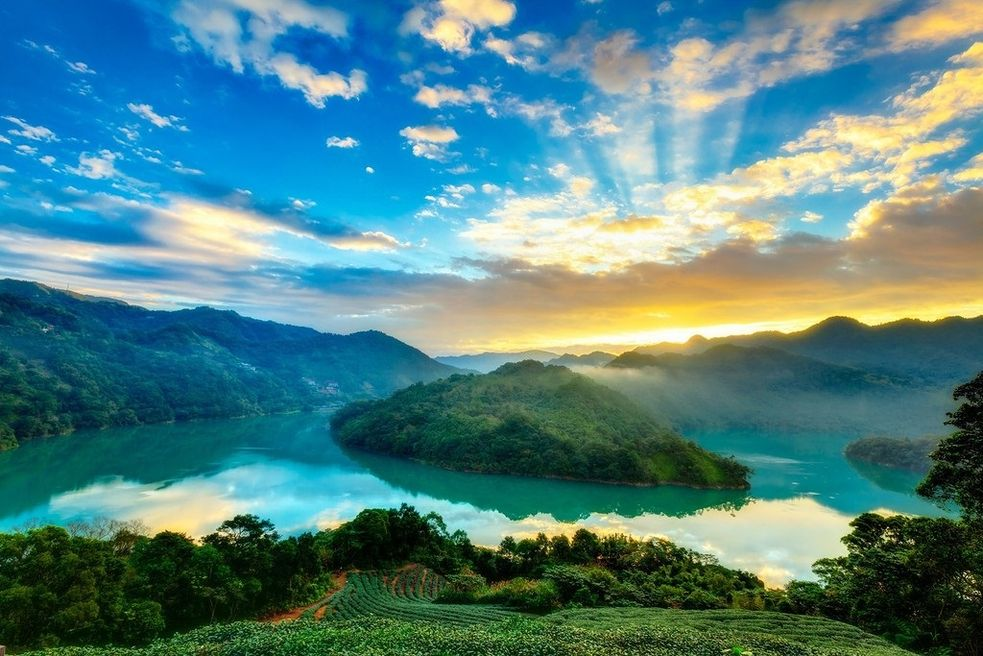
#> input picture ML/lab3/image.png, 983 x 656 px
$ python ex3.py
#> lines starting #> are read from the running program, lines starting #| are printed output that depends on the picture
import matplotlib.pyplot as plt
import numpy as np
from PIL import Image
from sklearn.cluster import KMeans
from sklearn.metrics import pairwise_distances_argmin
from sklearn.utils import shuffle

n_colors = 4

img = Image.open("image.png")
#> img is the input picture: PIL image 983x656 RGB; mean R, G, B 82.3, 130, 131.5

# Convert to floats instead of the default 8 bits integer coding. Dividing by
# 255 is important so that plt.imshow behaves works well on float data (need to
# be in the range [0-1])
img = np.array(img, dtype=np.float64) / 255
#> img: shape (656, 983, 3) float64

# Load Image and transform to a 2D numpy array.
w, h, d = original_shape = tuple(img.shape)
#> w = 656; h = 983; d = 3; original_shape = (656, 983, 3)
assert d == 3
image_array = np.reshape(img, (w * h, d))

image_array_sample = shuffle(image_array, random_state=0, n_samples=1_000)
#> image_array_sample = 1000 rows, first 8: [0.839, 0.639, 0.314], [0.18, 0.361, 0.42], [0.133, 0.294, 0.239], [0.0627, 0.125, 0], [0.443, 0.894, 0.965], [0.0627, 0.325, 0.431], [0.00392, 0.212, 0.188], [0, 0.298, 0.42]
kmeans = KMeans(n_clusters=n_colors, random_state=0).fit(image_array_sample)


labels = kmeans.predict(image_array)


def recreate_image(codebook, labels, w, h):
    """Recreate the (compressed) image from the code book & labels"""
#> called with codebook = array of shape (4, 3), labels = array of shape (644848,), w = 656, h = 983
    return codebook[labels].reshape(w, h, -1)
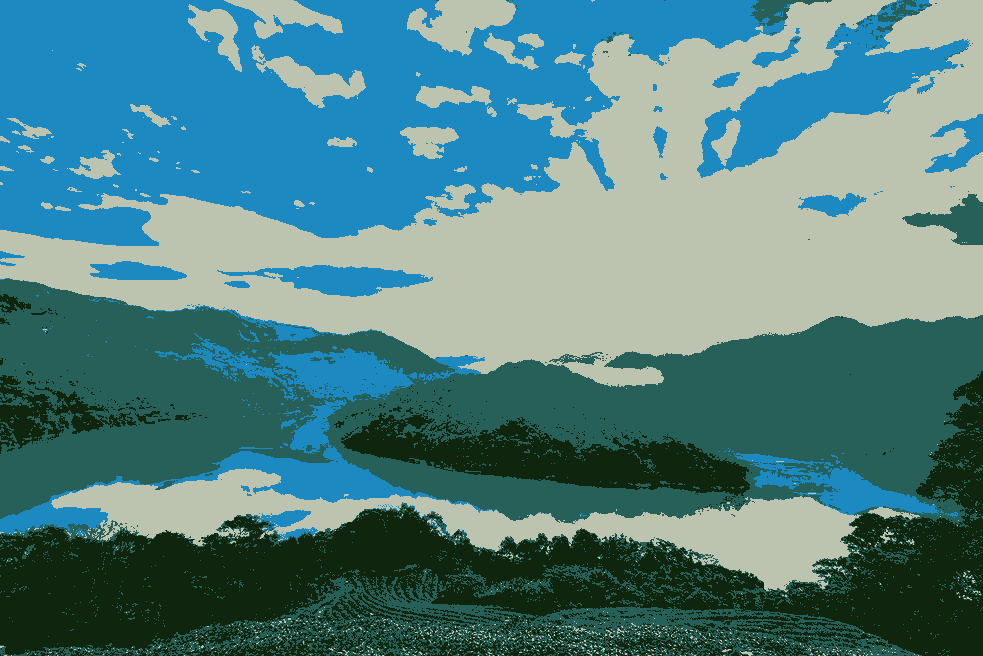
#> returned value: shape (656, 983, 3) float64; mean of channels 0, 1, 2 0.321, 0.508, 0.513; drawn as R, G, B


# Display all results, alongside original image
plt.figure(1)
plt.clf()
plt.axis("off")
plt.title("Original image")
plt.imshow(img)

plt.figure(2)
plt.clf()
plt.axis("off")
plt.title(f"Quantized image ({n_colors} colors, K-Means)")
plt.imshow(recreate_image(kmeans.cluster_centers_, labels, w, h))

plt.show()
